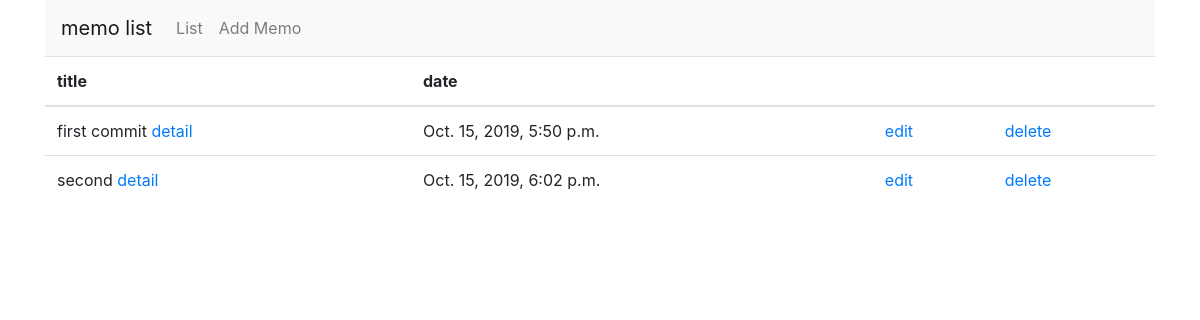
The page /memoapp/ on the database as committed earlier.
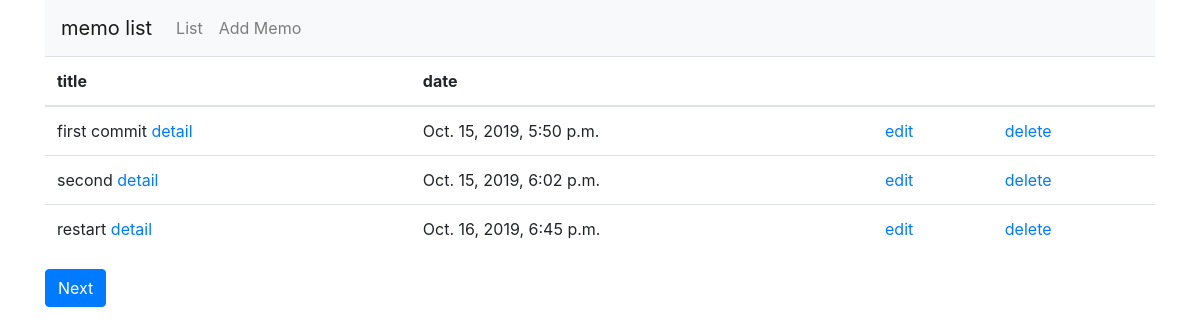
The same page on the database as committed later.
### memoapp/models.py (models this page shows)
class Day(models.Model):
    title = models.CharField('title', max_length=200)
    text = models.TextField('main')
    date = models.DateTimeField('date', default=timezone.now)

### memoapp/views.py (the view)
# urls.py: path('', views.IndexView.as_view(), name='index'),
class IndexView(generic.ListView):
    model = Day
    paginate_by = 3

### memoapp/templates/memoapp/day_list.html (shortened to what this page needs)
{% extends 'memoapp/base.html' %}
{% block content %}
    <table class="table">
        <thead>
        <tr>
            <th>title</th>
            <th>date</th>
            <th></th>
            <th></th>
        </tr>
        </thead>
        <tbody>
        {% for day in day_list %}
            <tr>
                <td>{{ day.title }} <a href="{% url 'memoapp:detail' day.pk %}">detail</a></td>
                <td>{{ day.date }}</td>
                <td><a href="{% url 'memoapp:update' day.pk %}">edit</a></td>
                <td><a href="{% url 'memoapp:delete' day.pk %}">delete</a></td>
            </tr>
        {% endfor %}
        </tbody>
    </table>
    <nav aria-label="...">
        <ul class="pagination">
            {% if page_obj.has_next %}
                <li class="page-item active">
                    <a class="page-link" href="?page={{ page_obj.next_page_number }}">Next</a>
                </li>
            {% endif %}
        </ul>
    </nav>
{% endblock %}

### memoapp/templates/memoapp/base.html (shortened to what this page needs)
<!doctype html>
<html lang="en">
<head>
    <link rel="stylesheet" href="https://stackpath.bootstrapcdn.com/bootstrap/4.3.1/css/bootstrap.min.css"
>
</head>
<body>
<div class="container">
    <nav class="navbar navbar-expand-lg navbar-light bg-light">
        <a class="navbar-brand" href="#">memo list</a>
        <div class="collapse navbar-collapse" id="navbarSupportedContent">
            <ul class="navbar-nav mr-auto">
                <li class="nav-item">
                    <a class="nav-link" href="{% url 'memoapp:index' %}"> List </a>
                </li>
                <li class="nav-item">
                    <a class="nav-link" href="{% url 'memoapp:add' %}">Add Memo</a>
                </li>
            </ul>
        </div>
    </nav>
    {% block content %}
    {% endblock %}
</div>
</body>
</html>

Rows that differ between the two databases and show on the page:
added Day: title "restart", date "Oct. 16, 2019, 6:45 p.m."
Other text that changed with them:
text now shown: "Next"
